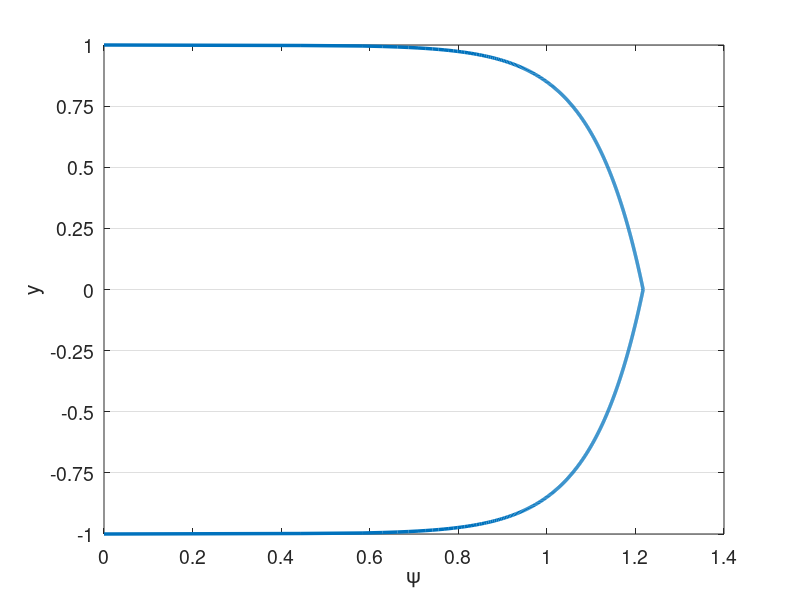

Here is the MATLAB script that generated this plot: (Note: this script raises an error after producing the figure.)
% clc
clear all
close all


set(0,'DefaultAxesFontSize',14)
set(0,'defaultLineLineWidth',2.5)
% set(0,'DefaultFigureWindowStyle','docked')


linestyles = {'k-','b-','r-','g-','c-','m-','k--','b--','r--','g--','c--','m--','k-.','b-.','r-.','g-.','c-.','m-.','k:','b:','r:','g:','c:','m:'};
pointstyles = {'ko','bo','ro','go','co','mo','k^','b^','r^','g^','c^','m^','ks','bs','rs','gs','cs','ms','k*','b*','r*','g*','c*','m*','k+','b+','r+','g+','c+','m+'};
%%

%%%%%%%%%%%%%%%%%%%%%%%%%%%%%%%%%%%%%%%%%%%%%%%%%%%%%%%%%%%%%%%%%%
% Navier-Stokes Solver Demo (2D Channel)
%%%%%%%%%%%%%%%%%%%%%%%%%%%%%%%%%%%%%%%%%%%%%%%%%%%%%%%%%%%%%%%%%%

format compact;
format short; 
mu = 1/100000; %1/395; 1/6874;
rho = 1;
Re = rho/mu; 
dpdx = 1;
k_bc_val = 0;
omg_bc_val = 0;

N=4; % polynomial order  
Ex=1; % Number of elements in x
Ey=8; % Number of elements in y
Tfinal=500; 
CFL=500;
head = '';

rans_on = 1;
exp_mesh = 0;

dir_name = [head,'re',num2str(ceil(Re)),'_p',num2str(N),'_e',num2str(Ey)];
soln_dir = dir_name;
plot_soln = 1;
save_soln = 1;
plot_int = 10000;
save_soln_int = 10000;
restart = 0;
rst_step = 300000;

u_ic = Re;
pert = 0.0;
f_ic = @(x,y) 3/2*(1-y.^2);

%% Enrichment information
en_on = 0;
N_en_y = 1; 
delay_en = 1;
en_start_time = 100;



en_mag = 3;
psi = {@(x,y) en_mag*(0.5*(1 - y.^2) + 0.*x), @(x,y) 0.*y + 0.*x};
gpsi = {@(x,y) 0.*y + 0.*x, @(x,y) en_mag*(-1.*y + 0.*x), ...
        @(x,y) 0.*y + 0.*x, @(x,y) 0.*y + 0.*x};
hpsi = {@(x,y) 0.*y + 0.*x, @(x,y) en_mag*(-1 - 0.*y + 0.*x), ...
        @(x,y) 0.*y + 0.*x, @(x,y) 0.*y + 0.*x};
    
% psi = {@(x,y) (0.5*(1 - y.^4) + 0.*x), @(x,y) 0.*y + 0.*x};
% gpsi = {@(x,y) 0.*y + 0.*x, @(x,y) (-2.*y.^3 + 0.*x), ...
%         @(x,y) 0.*y + 0.*x, @(x,y) 0.*y + 0.*x};
% hpsi = {@(x,y) 0.*y + 0.*x, @(x,y) (-6.*y.^2 + 0.*x), ...
%         @(x,y) 0.*y + 0.*x, @(x,y) 0.*y + 0.*x};
%    

    
% Law of the wall
u_tau = sqrt(0.316./(Re.^0.25)/8);
Re_t = u_tau/mu; %Re;
% u_tau = 1;
nu = 1/Re_t;
kap = 0.41;
beta = 5.2;
dypdy = u_tau/nu;
ypb = 11.062299784340414;
yp = @(y) (1-abs(y))*Re_t;
lotw = @(yp) (yp <= ypb).*yp + (yp > ypb).*(1./kap.*log(yp+eps)+beta);
psi = {@(x,y) u_tau*((yp(y) <= ypb).*yp(y) + (yp(y) > ypb).*(1./kap.*log(yp(y)+eps)+beta) + 0.*x), @(x,y) 0.*y + 0.*x};
gpsi = {@(x,y) 0.*y + 0.*x,  @(x,y) -1*sign(y).*u_tau.*(((yp(y) <= ypb).*1 + (yp(y) > ypb).*1./(kap*(yp(y)+eps)))*dypdy + 0.*x),...
        @(x,y) 0.*y + 0.*x, @(x,y) 0.*y + 0.*x};
hpsi = {@(x,y) 0.*y + 0.*x,  @(x,y) u_tau*(((yp(y) <= ypb).*0 + (yp(y) > ypb).*-1./(kap*(yp(y)+eps).^2))*dypdy*dypdy + 0.*x),...
        @(x,y) 0.*y + 0.*x, @(x,y) 0.*y + 0.*x};
    

%% Plot psi
figure(5)
ys_plot = linspace(-1,1,1000);
plot(psi{1}(0,ys_plot),ys_plot)
xlabel('\psi')
ylabel('y')
set(gca, 'YGrid', 'on', 'XGrid', 'off')
yticks(linspace(-1,1,Ey+1));

psi_p = psi{1}(0,N_en_y*2/Ey-1);
dypsi_p1 = gpsi{2}(0,N_en_y*2/Ey-1);
dypsi_p2 = gpsi{2}(0,1-N_en_y*2/Ey);

%% Begin Solve
E=Ex*Ey; % Total number of elements
N1=N+1;
disp("Generating Matrices")
Q=makeq(Ex,Ey,N); % Global continuity
R=maker(Q,Ex,N); % Restriction matrix, applies Dirichlet conditions
[X,Y]=make_geom_channel(Ex,Ey,N);      % Geometry in local form
if exp_mesh
    [X,Y]=make_geom_channel_exp(Ex,Ey,N);      % Geometry in local form
end
en_b_nodes = get_en_bound_nodes(Ex,Ey,N,N_en_y);
dom_vol = (max(max(max(X)))-min(min(min(X))))*(max(max(max(Y)))-min(min(min(Y))));

Ys = zeros(Ey*length(Y(1,:,1)),1);
for i = 1:Ey
    Ys((i-1)*(N+1)+1:(i)*(N+1)) = Y(1,:,(i-1)*Ex+1);
end
        
[G,J,ML,RX]=make_coef(X,Y);
[Ah,Bh,Ch,Dh,z,w]=semhat(N);
[Gs, Gs_x, Gs_y] =  face_mats(X,Y,E,N);
Gs_c = R*Q'*apply_en_cont(Gs,en_b_nodes,psi_p);
Gsb = R*Q'*Gs*Q*R';


[n,nb]=size(R); 
nL=N1*N1*E;

Ab=spalloc(nL,nL,nL*N);    %  Generate Abar
for j=1:nL
    x=zeros(nL,1); 
    x(j)=1; 
    Ab(:,j)=abar_c(x,Dh,G,Q);  % assembled Neumann Operator
end
A_c=R*Q'*apply_en_cont(Ab,en_b_nodes,psi_p);
S_check=full(Ab);
Ab = Q'*Ab*Q;
A=R*Ab*R'; % Full stiffness matrix
Bb=reshape(ML,nL,1); % Form Mass matrix
Bb=diag(Bb); 
Bb=sparse(Bb); 
Ma=R*Q'*Bb*Q*R'; % Assembling mass matrix  % Full mass matrix
M_c = R*Q'*apply_en_cont(Bb,en_b_nodes,psi_p);


%% Form matrices for rans

[L_x,L_y,J_x,J_y] = dir_jac(E,X,Y);
w2d = w*w';
w1d = reshape(w2d,[N1*N1,1])';
[dphi_dxi, dphi_deta, dphi_dx, dphi_dy, dpdx_dpdx, dpdy_dpdy, dpdx_dpdy, ...
        dpdx_dpdx_flat, dpdy_dpdy_flat, dpdx_dpdy_flat] ...
    = get_phi_grads(N1,Dh,E,J_x,J_y);
dphi_dx_flat = reshape(dphi_dx,N1*N1,N1*N1,E);
dphi_dy_flat = reshape(dphi_dy,N1*N1,N1*N1,E);

w2d_e = zeros(N+1,N+1,E);
for ie = 1:E
    w2d_e(:,:,ie) = w2d*L_x(ie)/2*L_y(ie)/2;
end

A_x = form_Ax(N1,E,w2d,J_x,J,dpdx_dpdx,ones(size(J)));
A_y = form_Ay(N1,E,w2d,J_y,J,dpdy_dpdy,ones(size(J)));
A_xy = form_Axy(N1,E,w2d,J_x,J_y,J,dpdx_dpdy,ones(size(J)));


SS = zeros(N1,N1,E,2,2);
OS = zeros(N1,N1,E,2,2);
dudx = zeros(N1,N1,E);
dudy = zeros(N1,N1,E);
dvdx = zeros(N1,N1,E);
dvdy = zeros(N1,N1,E);
dkdx = zeros(N1,N1,E);
dkdy = zeros(N1,N1,E);
domgdx = zeros(N1,N1,E);
domgdy = zeros(N1,N1,E);

%%
M_check=full(Bb);

Ma_uv_check = zeros(2*nL);
Ma_uv_check(1:nL,1:nL) = M_check;
Ma_uv_check(nL+1:2*nL,nL+1:2*nL) = M_check;
A_uv_check = zeros(2*nL);
A_uv_check(1:nL,1:nL) = S_check;
A_uv_check(nL+1:2*nL,nL+1:2*nL) = S_check;

M_q = full(Ma);
S_q = full(A);


%%
% Assemble overall system matrices
nn = length(Ma); % number of nodes in the domain
Ma_uv = zeros(2*nn);
Ma_uv(1:nn,1:nn) = Ma;
Ma_uv(nn+1:2*nn,nn+1:2*nn) = Ma;
Ma_uv = sparse(Ma_uv);
A_uv = zeros(2*nn);
A_uv(1:nn,1:nn) = A;
A_uv(nn+1:2*nn,nn+1:2*nn) = A;
A_uv = sparse(A_uv);
ML_uv = zeros(2*(N+1),2*(N+1),E);
ML_uv(1:N+1,1:N+1,1:E) = ML;
ML_uv(N+2:2*(N+1),N+2:2*(N+1),1:E) = ML;
G_uv = zeros(2*nn);
G_uv(1:nn,1:nn) = Gsb;
G_uv(nn+1:2*nn,nn+1:2*nn) = Gsb;
G_uv = sparse(G_uv);



%% Assemble enrichment matrices
psi_xy = zeros(N+1,N+1,E);
if en_on
    [psi_xy,psi_xy_act,gpsi_xy_act,Sp_all,Sp_all_Q,Jac_e_flat,gpsi_e_flat,Mp_uv,Sp_uv,Mp_all_c,Sp_all_c] = ...
        assemble_enrichment(X,Y,Ex,Ey,E,N,N1,nn,nL,J,Q,R,N_en_y,psi,gpsi,hpsi,en_b_nodes,psi_p);
end

%%

dxmin=pi*(z(N1)-z(N))/(2*Ex); % Get min dx for CFL constraint
dt=CFL*dxmin/u_ic; 

% dt = 1e-3;
nstep=ceil(Tfinal/dt); 
dt=Tfinal/nstep; 
% Print information
nstep
dt
yp1 = (1+Y(1,2))*Re

disp("Computing inverse")
Ai=pinv(full(Ab)); 

disp("Setting Initial Conditions")
% Initial conditions
u=u_ic*ones(size(ML)); 
v=0*ML;
k=k_bc_val*ones(size(ML));
omg=omg_bc_val*ones(size(ML));

for e = 1:E
    for i = 1:N+1
        for j = 1:N+1
            u(i,j,e) = f_ic(X(i,j,e),Y(i,j,e))+pert*rand()*u_ic;
            v(i,j,e) = v(i,j,e)+pert*rand()*u_ic;
        end
    end
end
if en_on
    [u, v] = project_to_enrich(X,Y,E,Ex,Ey,N,N_en_y,u,v,psi);
end

darcy = 0.316./(Re.^0.25);
u_tau = sqrt(darcy/8);
Yp = max((1-abs(Y))*u_tau*Re,1e-3)+eps;
sigma = 0.6;
fact = exp((-(log10(Yp)-1).^2)./(2*sigma.^2));
k = k_bc_val + 4.5*u_tau*u_tau*fact;

eps_s = 3;
omg_bc_val = 0; 
omg = omg_bc_val + 0.5*Re*u_tau*u_tau*fact;

% u = apply_en_cont_soln(u,en_b_nodes,psi_p);
u1_0=u; u2_0=u; u3_0=u; fx3_0=u; fx2_0=u; fx1_0=u; u_0 = u;
v1_0=v; v2_0=v; v3_0=v; fy3_0=v; fy2_0=v; fy1_0=v; v_0 = v;
u1=u; u2=u; u3=u; fx3=u; fx2=u; fx1=u;
v1=v; v2=v; v3=v; fy3=v; fy2=v; fy1=v;
k1=k; k2=k; k3=k; fk3=k; fk2=k; fk1=k;
omg1=omg; omg2=omg; omg3=omg; fomg3=omg; fomg2=omg; fomg1=omg;

F = dpdx*ones(size(ML));
% Fb=reshape(ML.*F,nL,1); %% Output
% 
% Fb=Bb\(Q'*Fb);  

uv = [u;v];

%%
uv_ic_check = uv;

%% Setup BC if nonzero
% u_bc = ones(size(u)).*((Y==1)+(Y==-1));
% u_bc = reshape(ML.*u_bc,nL,1);
% u_bc = Bb\(Q'*u_bc);

k_bc = k_bc_val.*ones(size(k));
k_bc = reshape(ML.*k_bc,nL,1);
k_bc = (Q'*Bb*Q)\(Q'*k_bc);

omg_bc = omg_bc_val.*ones(size(omg));
omg_bc = reshape(ML.*omg_bc,nL,1);
omg_bc = (Q'*Bb*Q)\(Q'*omg_bc);

%%
disp("Timestepping")
step = 1;
if (restart == 1)
   fname = strcat(soln_dir,"/soln_Re_",num2str(Re),"_P_",num2str(N),"_",num2str(Ex),"x",num2str(Ey),"_step_",num2str(rst_step),".mat");
   load(fname);
   step = rst_step;
end

plot1 = 1;
time = 0;
plot1 = post_channel(N,Ex,Ey,w,X,Y,Ys,en_on,step,time,u,psi_xy,N_en_y,plot1);
if save_soln
    mkdir(soln_dir);
end

%%
while step <= nstep
    time=step*dt;
    
    if (time > en_start_time) && (~en_on) && (delay_en)
        en_on = 1;
        [psi_xy,psi_xy_act,gpsi_xy_act,Sp_all,Sp_all_Q,Jac_e_flat,gpsi_e_flat,Mp_uv,Sp_uv,Mp_all_c,Sp_all_c] = ...
            assemble_enrichment(X,Y,Ex,Ey,E,N,N1,nn,nL,J,Q,R,N_en_y,psi,gpsi,hpsi,en_b_nodes,psi_p);
        [u, v] = project_to_enrich(X,Y,E,Ex,Ey,N,N_en_y,u,v,psi);
    end
    
    % Form combined u for RANS terms
    u_comb = u;
    if en_on
        u_comb = u+psi_xy_act{1};
    end
    
    %% Form S
    u_flat = reshape(u,N1*N1,E);
    v_flat = reshape(v,N1*N1,E);
    k_flat = reshape(k,N1*N1,E);
    omg_flat = reshape(omg,N1*N1,E);

    
    for ie = 1:E
        dudx(:,:,ie) = reshape(dphi_dx_flat(:,:,ie)*u_flat(:,ie),N1,N1);
        dvdx(:,:,ie) = reshape(dphi_dx_flat(:,:,ie)*v_flat(:,ie),N1,N1);
        dudy(:,:,ie) = reshape(dphi_dy_flat(:,:,ie)*u_flat(:,ie),N1,N1);
        dvdy(:,:,ie) = reshape(dphi_dy_flat(:,:,ie)*v_flat(:,ie),N1,N1);
        dkdx(:,:,ie) = reshape(dphi_dx_flat(:,:,ie)*k_flat(:,ie),N1,N1);
        dkdy(:,:,ie) = reshape(dphi_dy_flat(:,:,ie)*k_flat(:,ie),N1,N1);
        domgdx(:,:,ie) = reshape(dphi_dx_flat(:,:,ie)*omg_flat(:,ie),N1,N1);
        domgdy(:,:,ie) = reshape(dphi_dy_flat(:,:,ie)*omg_flat(:,ie),N1,N1);
    end
    
    if en_on
        dudx = dudx + gpsi_xy_act{1};
        dudy = dudy + gpsi_xy_act{2};
        dvdx = dvdx + gpsi_xy_act{3}; % Doesn't matter given assumptions
        dvdy = dvdy + gpsi_xy_act{4}; % Doesn't matter given assumptions
    end
    
    SS(:,:,:,1,1) = 1/2*(dudx+dudx);
    SS(:,:,:,1,2) = 1/2*(dudy+dvdx);
    SS(:,:,:,2,1) = 1/2*(dvdx+dudy);
    SS(:,:,:,2,2) = 1/2*(dvdy+dvdy);
    OS(:,:,:,1,1) = 1/2*(dudx-dudx);
    OS(:,:,:,1,2) = 1/2*(dudy-dvdx);
    OS(:,:,:,2,1) = 1/2*(dvdx-dudy);
    OS(:,:,:,2,2) = 1/2*(dvdy-dvdy);
    

    %% Get rans values
    [mu_t,gam_k,gam_omg,G_k,G_omg,Y_k,Y_omg,S_k,S_omg,R1,R2,R3,omg_w] ...
        = get_rans_coeffs(rho,mu,k,omg,SS,OS,dkdx,dkdy,domgdx,domgdy,Y,u_comb,v);
    if ~rans_on
        mu_t = zeros(size(mu_t));
    end
    Re_t = rho./(mu_t+eps);
    Re_comb = rho./(mu*ones(size(mu_t))+mu_t);
    Re_k = rho./gam_k;
    Re_omg = rho./gam_omg;
    %% Timestepping
    
    if step==1; b0=1.0;    b= [ -1 0 0 ]';       a=[ 1  0 0 ]'; end
    if step==2; b0=1.5;    b=([ -4 1 0 ]')./2;   a=[ 2 -1 0 ]'; end
    if step>=3; b0=11./6.; b=([ -18 9 -2 ]')./6; a=[ 3 -3 1 ]'; end

    if ~rans_on
        % Compute A
        [A_x_full,A_y_full,A_xy_full] = form_Ax_Ay_Axy(N1,E,w1d,J,dpdx_dpdx_flat,dpdy_dpdy_flat,dpdx_dpdy_flat,Re_comb);
        A_x = R*Q'*A_x_full*Q*R';
        A_y = R*Q'*A_y_full*Q*R';
        A_xy = R*Q'*A_xy_full*Q*R';
        A_uv = zeros(2*nn);
        A_uv(1:nn,1:nn) = 2*A_x+A_y+A_xy;
        A_uv(nn+1:2*nn,nn+1:2*nn) = A_x+2*A_y+A_xy';
        A_uv = sparse(A_uv);
        
        T1_rhs = 0;
        
        if en_on
            A_full = 2*A_x_full+A_y_full+A_xy_full;
            A_c=R*Q'*apply_en_cont(A_full,en_b_nodes,psi_p);
            [T1_new] = form_T1_psi(E,N,w1d,Jac_e_flat,dphi_dy_flat,gpsi_e_flat,Re_comb,N_en_y);
            T1_rhs = (dt/b0)*R*Q'*reshape(T1_new,nL,1);
            
            H_uv = (Ma_uv + (A_uv)*dt/(b0) + dt/b0*(Mp_uv + Sp_uv));
            H_c = (M_c + (A_c)*dt/(b0) + dt/b0*(Mp_all_c{1}+Sp_all_c{1}));
            if en_on == 2
                H_uv = (Ma_uv + (A_uv)*dt/(b0*Re)); % + dt/b0*(Mp_uv + Sp_uv));
                H_c = (M_c + (A_c)*dt/(b0*Re)); % + dt/b0*(Mp_all_c{1}+Sp_all_c{1}));
            end
            %             H_q = full(H_uv);
            rhs_c = (H_c);
            [LH_uv,UH_uv]=lu(H_uv);
        end
    end
    
%     if step>=3
        if en_on          
            if rans_on
                [A_x_k,A_y_k] = form_Ax_Ay(N1,E,w1d,J,dpdx_dpdx_flat,dpdy_dpdy_flat,Re_k);
                A_k = R*Q'*(A_x_k + A_y_k)*Q*R';
                Ab_k = Q'*(A_x_k + A_y_k)*Q;
                H_k=(Ma+A_k*dt/(b0)+dt/b0*Sp_all{1});
                H_k_bar = (Q'*Bb*Q+ Ab_k*dt/(b0)+dt/b0*Sp_all_Q{1});
                if en_on == 2
                    H_k=(Ma+A_k*dt/(b0));
                    H_k_bar = (Q'*Bb*Q+ Ab_k*dt/(b0));
                end
        
                [LH_k,UH_k]=lu(H_k);
        
                % Assuming Re_omg=Re_k
                H_omg = H_k;
                H_omg_bar = H_k_bar;
                LH_omg = LH_k;
                UH_omg = UH_k;
            end
        else
            terms_x = zeros(N+1,N+1,E);
            terms_y = zeros(N+1,N+1,E);
            T1_rhs = 0;
            
            H_uv = (Ma_uv + (A_uv)*dt/(b0));
            rhs_c = zeros(size(Ma(:,1)));
            [LH_uv,UH_uv]=lu(H_uv);
            
            if rans_on
                [A_x_k,A_y_k] = form_Ax_Ay(N1,E,w1d,J,dpdx_dpdx_flat,dpdy_dpdy_flat,Re_k);
                A_k = R*Q'*(A_x_k + A_y_k)*Q*R';
                Ab_k = Q'*(A_x_k + A_y_k)*Q;
                H_k=(Ma+A_k*dt/(b0));
                H_k_bar = (Q'*Bb*Q+ Ab_k*dt/(b0));
        
                [LH_k,UH_k]=lu(H_k);
        
                % Assuming Re_omg=Re_k
                H_omg = H_k;
                H_omg_bar = H_k_bar;
                LH_omg = LH_k;
                UH_omg = UH_k;
            end
        end
        
        b0i=1./b0;
%     end % Viscous op

    
%   Nonlinear step - unassembled, not multiplied by mass matrix   
    %% Setup Convection terms and forcing terms
    fx1 = -convl(u,RX,Dh,u,v); % + F; % du = Cu  
    fy1 = -convl(v,RX,Dh,u,v); % dv = Cv
    fk1 = -convl(k,RX,Dh,u,v) + G_k - Y_k + S_k; % dk = Ck
    fomg1 = -convl(omg,RX,Dh,u,v) + G_omg - Y_omg + S_omg + R1 + R2 + R3; % domg = Comg
    fx1_0 = F;
    fy1_0 = zeros(size(F));
    
    if en_on == 2
        en_u = dt/b0*((Sp_full{1}+Mp_full{1})*reshape(u,nL,1)+Mp_full{2}*reshape(v,nL,1));
        en_u = reshape(en_u,N1,N1,E);
        en_u_0 = dt/b0*((Sp_full{1}+Mp_full{1})*reshape(u_0,nL,1)+Mp_full{2}*reshape(v_0,nL,1));
        en_u_0 = reshape(en_u_0,N1,N1,E);
        en_v = dt/b0*Mp_full{2}*reshape(v,nL,1);
        en_v = reshape(en_v,N1,N1,E);
        
        en_k = dt/b0*Sp_full{1}*reshape(k,nL,1);
        en_k = reshape(en_k,N1,N1,E); 
        en_omg = dt/b0*Sp_full{1}*reshape(omg,nL,1);
        en_omg = reshape(en_omg,N1,N1,E); 
        
        
        % SRB
        fx1 = fx1 - en_u;
        fx1_0 = fx1_0;% - en_u_0; 
        fy1 = fy1 - en_v;
        fk1 = fk1 - en_k;
        fomg1 = fomg1 - en_omg;
    end
    
    %% Setup residual terms in bdf

    rx   = a(1)*fx1   + a(2)*fx2   + a(3)*fx3; % kth-order extrapolation
    ry   = a(1)*fy1   + a(2)*fy2   + a(3)*fy3;
    rk   = a(1)*fk1   + a(2)*fk2   + a(3)*fk3;
    romg = a(1)*fomg1 + a(2)*fomg2 + a(3)*fomg3;
    rx_0 = a(1)*fx1_0   + a(2)*fx2_0   + a(3)*fx3_0;
    ry_0 = a(1)*fy1_0   + a(2)*fy2_0   + a(3)*fy3_0;

    fx3=fx2; fx2=fx1; 
    fy3=fy2; fy2=fy1; 
    fk3=fk2; fk2=fk1;
    fomg3=fomg2; fomg2=fomg1;
    fx3_0=fx2_0; fx2_0=fx1_0; 
    fy3_0=fy2_0; fy2_0=fy1_0; 

    %% Add residual terms to bdf
    rx  = dt*rx - (b(1)*u+b(2)*u2+b(3)*u3); u3=u2; u2=u; % Add BDF terms
    ry  = dt*ry - (b(1)*v+b(2)*v2+b(3)*v3); v3=v2; v2=v; %     and
    rk  = dt*rk - (b(1)*k+b(2)*k2+b(3)*k3); k3=k2; k2=k;
    romg = dt*romg - (b(1)*omg+b(2)*omg2+b(3)*omg3); omg3=omg2; omg2=omg;
    rx_0  = dt*rx_0 - (b(1)*u_0+b(2)*u2_0+b(3)*u3_0); u3_0=u2_0; u2_0=u_0; % Add BDF terms
    ry_0  = dt*ry_0 - (b(1)*v_0+b(2)*v2_0+b(3)*v3_0); v3_0=v2_0; v2_0=v_0; % Add BDF terms
    
    ut  = b0i*rx; 
    vt  = b0i*ry; 
    k   = b0i*rk;
    omg = b0i*romg;
    ut_0  = b0i*rx_0; 
    vt_0  = b0i*ry_0; 
 
    [uL,vL,pr]=pressure_project(ut,vt,Ai,Q,ML,RX,Dh); % Div-free velocity
    [uL_0,vL_0,pr_0]=pressure_project(ut_0,vt_0,Ai,Q,ML,RX,Dh); % Div-free velocity
    pr = (b0/dt)*pr;
    pr_0 = (b0/dt)*pr_0;
    

    %%

    %   Set RHS.                 %Viscous update. %  Convert to local form.
%     u=R*(Q'*reshape(ML.*uL,nL,1)-Hbar*u_bc);
    u_rhs=R*(Q'*reshape(ML.*uL,nL,1));
    v_rhs=R*(Q'*reshape(ML.*vL,nL,1));
    u_rhs_0=R*(Q'*reshape(ML.*uL_0,nL,1));
    v_rhs_0=R*(Q'*reshape(ML.*vL_0,nL,1));
    
    if rans_on
        k_rhs=R*(Q'*reshape(ML.*k,nL,1));%-H_k_bar*k_bc);
        omg_rhs=R*(Q'*reshape(ML.*omg,nL,1));%-H_omg_bar*omg_bc);
    end
    
    %%
    
    % Solve k and omg first
    if rans_on
        k = UH_k\(LH_k\k_rhs);
        omg = UH_omg\(LH_omg\omg_rhs);
        k=Q*(R'*k);%+k_bc);
        omg=Q*(R'*omg);%+omg_bc);
        k=reshape(k,N1,N1,E);
        omg=reshape(omg,N1,N1,E);
        mu_t = rho.*k./(omg_w+omg);
        
        % recompute matrices for uv 
        Re_t = rho./(mu_t+eps);
        Re_comb = rho./(mu*ones(size(mu_t))+mu_t*rans_on);
        
        [A_x_full,A_y_full,A_xy_full] = form_Ax_Ay_Axy(N1,E,w1d,J,dpdx_dpdx_flat,dpdy_dpdy_flat,dpdx_dpdy_flat,Re_comb);
        A_x = R*Q'*A_x_full*Q*R';
        A_y = R*Q'*A_y_full*Q*R';
        A_xy = R*Q'*A_xy_full*Q*R';
        A_uv = zeros(2*nn);
        A_uv(1:nn,1:nn) = 2*A_x+A_y+A_xy;
        A_uv(nn+1:2*nn,nn+1:2*nn) = A_x+2*A_y+A_xy';
        A_uv = sparse(A_uv);
                
        if ~en_on
            H_uv = (Ma_uv + (A_uv)*dt/(b0));
            rhs_c = zeros(size(Ma(:,1)));
            [LH_uv,UH_uv]=lu(H_uv);
        end
        
        if en_on           
            A_full = 2*A_x_full+A_y_full+A_xy_full;
            A_c=R*Q'*apply_en_cont(A_full,en_b_nodes,psi_p);
            [T1_new] = form_T1_psi(E,N,w1d,Jac_e_flat,dphi_dy_flat,gpsi_e_flat,Re_comb,N_en_y);
            T1_rhs = (dt/b0)*R*Q'*reshape(T1_new,nL,1);
            
            if en_on == 1
                H_uv = (Ma_uv + (A_uv)*dt/(b0) + dt/b0*(Mp_uv + Sp_uv));
                H_c = (M_c + (A_c)*dt/(b0) + dt/b0*(Mp_all_c{1}+Sp_all_c{1}));
            end
            if en_on == 2
                H_uv = (Ma_uv + (A_uv)*dt/(b0*Re));
                H_c = (M_c + (A_c)*dt/(b0*Re)); 
            end
            rhs_c = (H_c);
            [LH_uv,UH_uv]=lu(H_uv);
        end
    end
    
    % SRB
    u_rhs = u_rhs + T1_rhs;
    u_rhs_0 = u_rhs_0;% + T1_rhs;
    
    %% Solve for u_0, v_0, p_0
    % SRB
    uv_0 = [u_rhs_0;v_rhs_0];
    uv_0=UH_uv\(LH_uv\uv_0);
    
    u_0 = uv_0(1:nn);
    v_0 = uv_0(nn+1:2*nn);
    u_0=Q*(R'*u_0);
    %SRB
%     if en_on
%         u_0 = apply_en_cont_soln(Ey,N_en_y,en_b_nodes,u_0,psi_p);
%     end
    u_0=reshape(u_0,N1,N1,E);
    v_0=Q*(R'*v_0);
    v_0=reshape(v_0,N1,N1,E);
    
    
    %% Solve for u', v', p'
    %SRB
    uv = [u_rhs+rhs_c;v_rhs];
    uv=UH_uv\(LH_uv\uv); 
   
    u = uv(1:nn);
    v = uv(nn+1:2*nn);
    u=Q*(R'*u);
    %SRB
    if en_on
        u = apply_en_cont_soln(Ey,N_en_y,en_b_nodes,u,psi_p);
    end
    u=reshape(u,N1,N1,E);
    v=Q*(R'*v);
    v=reshape(v,N1,N1,E);
    
    %% Add in forcing term
    u_comb = u;
    u_0_comb = u_0;
    if en_on
        u_comb = u+psi_xy_act{1};
%         u_0_comb = u_0+psi_xy_act{1};
    end
    % Integrate domain
    avg_u = sum(u_comb.*w2d_e,'All')/dom_vol;
    avg_u_0 = sum(u_0_comb.*w2d_e,'All')/dom_vol;
    alpha_0 = (1-avg_u)/avg_u_0;
    
    % SRB 
    u = u + alpha_0*u_0;
%     u_comb = u_comb + alpha_0*u_comb;
%     u =  u_comb;
%     if en_on
%         u = u_comb - psi_xy_act{1};
%     end
    v = v + alpha_0*v_0;
    pr = pr + alpha_0*pr_0;
    
    
%% Output
    if mod(step,plot_int)==0 && plot_soln
        [plot1,u_mean] = post_channel(N,Ex,Ey,w,X,Y,Ys,en_on,step,time,u,psi_xy,N_en_y,plot1);
    end
    if mod(step,save_soln_int)==0 && save_soln
        disp(step)
        fname = strcat(soln_dir,"/soln_Re_",num2str(Re),"_P_",num2str(N),"_",num2str(Ex),"x",num2str(Ey),"_step_",num2str(step),".mat");
        save(fname); 
    end
    if isnan(u(1,2))
        step
        time
        return
    end
    
    step = step + 1;
end
if  plot_soln
    [plot1,u_mean] = post_channel(N,Ex,Ey,w,X,Y,Ys,en_on,step,time,u,psi_xy,N_en_y,plot1);
    get_Up(Ys,u_mean,u_tau,mu,lotw,Ey,N,psi,en_on);
end
if  save_soln
    fname = strcat(soln_dir,"/soln_Re_",num2str(Re),"_P_",num2str(N),"_",num2str(Ex),"x",num2str(Ey),"_step_",num2str(step),".mat");
    save(fname);
end